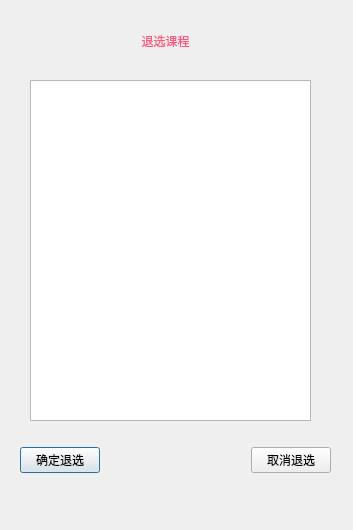
<?xml version="1.0" encoding="UTF-8"?>
<ui version="4.0">
 <class>cancel_course</class>
 <widget class="QDialog" name="cancel_course">
  <property name="geometry">
   <rect>
    <x>0</x>
    <y>0</y>
    <width>353</width>
    <height>530</height>
   </rect>
  </property>
  <property name="windowTitle">
   <string>Dialog</string>
  </property>
  <widget class="QLabel" name="label">
   <property name="geometry">
    <rect>
     <x>50</x>
     <y>10</y>
     <width>231</width>
     <height>61</height>
    </rect>
   </property>
   <property name="styleSheet">
    <string notr="true">font: 20pt &quot;黑体&quot;;
color: rgb(255, 85, 127);</string>
   </property>
   <property name="text">
    <string>退选课程</string>
   </property>
   <property name="alignment">
    <set>Qt::AlignmentFlag::AlignCenter</set>
   </property>
  </widget>
  <widget class="QListView" name="cancel_view">
   <property name="geometry">
    <rect>
     <x>30</x>
     <y>80</y>
     <width>281</width>
     <height>341</height>
    </rect>
   </property>
  </widget>
  <widget class="QWidget" name="widget" native="true">
   <property name="geometry">
    <rect>
     <x>20</x>
     <y>440</y>
     <width>311</width>
     <height>41</height>
    </rect>
   </property>
   <layout class="QHBoxLayout" name="horizontalLayout">
    <item>
     <widget class="QPushButton" name="sure_choice">
      <property name="text">
       <string>确定退选</string>
      </property>
     </widget>
    </item>
    <item>
     <spacer name="horizontalSpacer">
      <property name="orientation">
       <enum>Qt::Orientation::Horizontal</enum>
      </property>
      <property name="sizeHint" stdset="0">
       <size>
        <width>40</width>
        <height>20</height>
       </size>
      </property>
     </spacer>
    </item>
    <item>
     <widget class="QPushButton" name="cancel_choice">
      <property name="text">
       <string>取消退选</string>
      </property>
     </widget>
    </item>
   </layout>
  </widget>
 </widget>
 <resources/>
 <connections/>
</ui>
